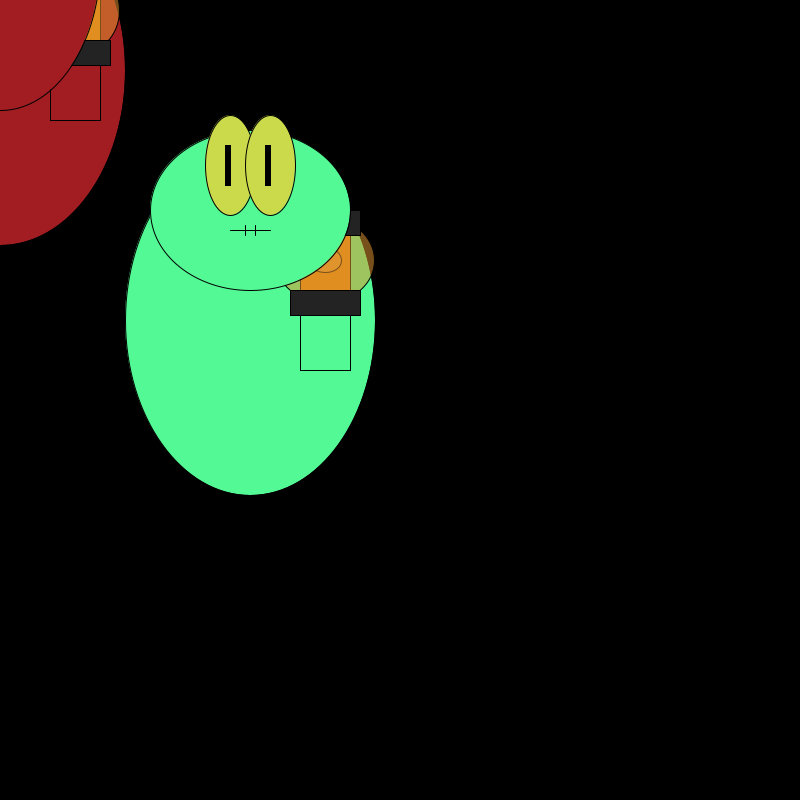
Frame 1 (no input)
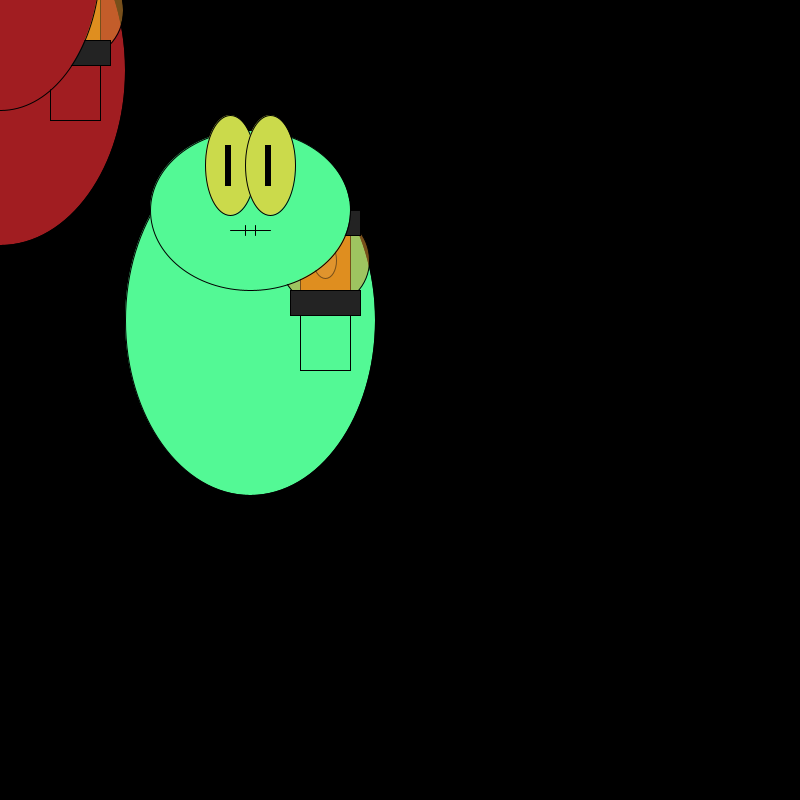
Frame 60 (the mouse pressed at the canvas centre just before this capture)
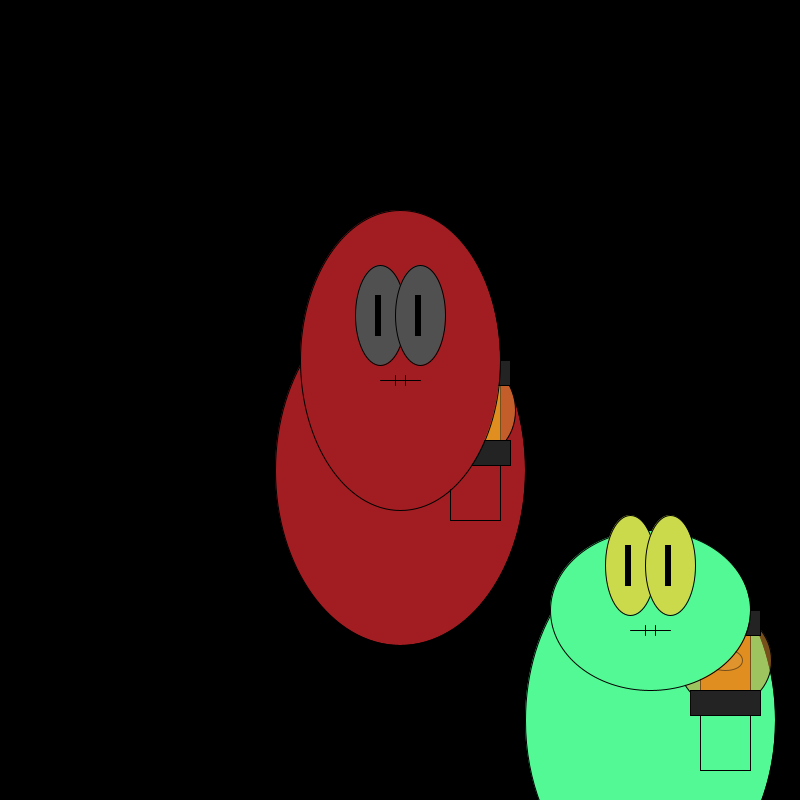
Frame 120 (the mouse held since frame 60 and released just before this capture)

The Processing sketch that drew these frames (run headless with seeded random() and noise(); from frame 60 on, the mouse is pressed at the canvas centre):

// Processing sketch: Ex_5_jhossei04
// ── Ex_5_jhossei04.pde
Monster carl;
Monster billy;
int H = 400;
int W = 600;
int wid = 200;
int hei = 160;
color c = color(161, 29, 33);
color g = color(83, 249, 149);
color y = color(203, 218, 75);

void setup(){
  background(0);
  size(800, 800);
  carl = new Monster(c, 100, 200);
  billy = new Monster(g, 100, 200);
  
}

void draw(){
  println("any key to reveal monsters");
  background(0);
  
  if (keyPressed == true){
    frameRate(10);
      pushMatrix();
      translate(random(width), random(height));
      fill(255, 238, 83, 35);
      ellipse(mouseX, mouseY-70, random(140, 160), random(140, 160)); //inner circle
      ellipse(mouseX, mouseY-70, random(200, 220), random(200, 220)); //outer circle
      carl.eye(c);
      popMatrix();
  } else {
      frameRate(30);   //restore back to 30fps
    }
     
  carl.update();
  billy.update();
  pushMatrix();
  translate(250, 250);
  billy.abody(g);
  billy.ahead(wid, hei, g);
  billy.eye(y);
  popMatrix();
  carl.abody(c);
  carl.ahead(200, 300, c);
  carl.eye(80); 
  }

// ── Monster.pde
class Monster{
  
  Monster(color skin, int H, int W){
    
  }
  
  //methods go below the class constructor, aka functions
  
  void update(){
    
  }
  
  void abody(color b){
     fill(b);
     ellipse(mouseX, mouseY+70, 250, 350);
     rect(mouseX+50, mouseY-50, 50, 170);
     
     //arm
     fill(221, 134, 10);
     rect(mouseX+50, mouseY-30, 50, 75);
     
     //lantern
     fill(225, 150, 50, 200);
     ellipse(mouseX+75, mouseY+10, random(20, 40), random(20, 40));
     fill(225, 150, 50, 135);   
     ellipse(mouseX+75, mouseY+10, random(80, 100), random(80, 100));
     fill(35);
     rect(mouseX+40, mouseY-40, 70, 25);
     rect(mouseX+40, mouseY+40, 70, 25);
     noFill();
    // pushMatrix();                       trying to find a way to find out how to rotate arm 
    // rotate(0.5);
    // rect(mouseX-130, mouseY-20, 50, 150);
    // popMatrix();
  }
  
  void ahead(int wid, int hei, color h){
    fill(h);
 
     ellipse(mouseX, mouseY-40, wid, hei);
     
     //mouth
       line(mouseX-20, mouseY-20, mouseX+20, mouseY-20);     //180, 230, 220, 230
    //teeth
      line(mouseX-5, mouseY-15, mouseX-5, mouseY-25);     //195, 225, 195, 235
      line(mouseX+5, mouseY-15, mouseX+5, mouseY-25); 
  }
 
 void eye(color e){
    fill(e);
    ellipse(mouseX-20, mouseY-85, 50, 100);
    ellipse(mouseX+20, mouseY-85, 50, 100);
    fill(0);
    rect(mouseX-25, mouseY-105, 5, 40);
    rect(mouseX+15, mouseY-105, 5, 40);
  
 }


}
